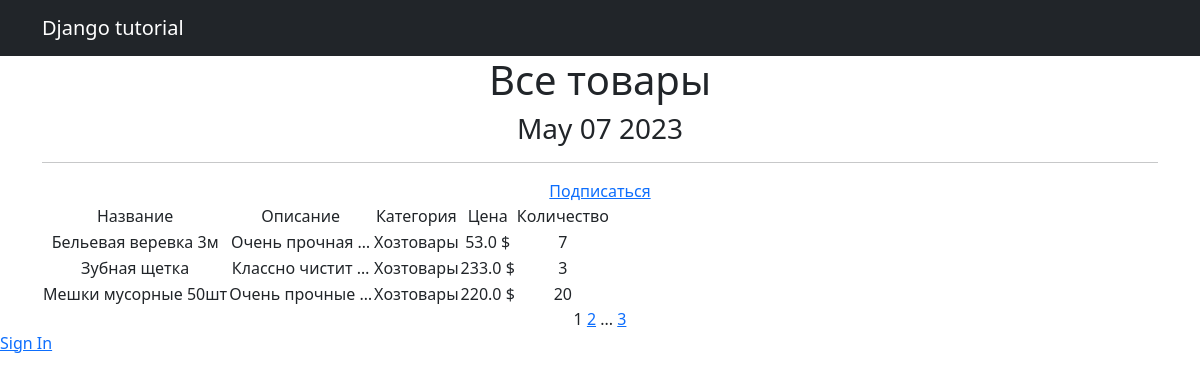
Before: /products/ with the older database file.
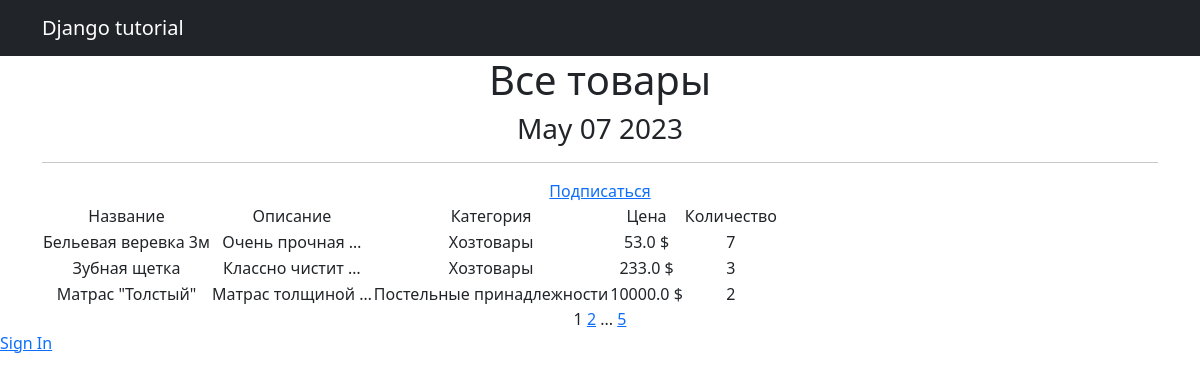
After: the same page with the newer database file.
### simpleapp/models.py (models this page shows, shortened)
class Product(models.Model):
    name = models.CharField(
        max_length=50,
        unique=True,  # названия товаров не должны повторяться
        verbose_name='Название',
    )
    description = models.TextField(verbose_name='Описание')
    quantity = models.IntegerField(
        validators=[MinValueValidator(0)],
        verbose_name='Количество',
    )
    category = models.ForeignKey(
        to='Category',
        on_delete=models.CASCADE,
        related_name='products',  # все продукты в категории будут доступны через поле products
        verbose_name='Категория'
    )
    price = models.FloatField(
        validators=[MinValueValidator(0.0)],
        verbose_name='Цена',
    )
    class Meta:  # Возвращает название категории во множественном или единственном числе в админпанеле
        verbose_name = 'Товар'
        verbose_name_plural = 'Товары'

class Category(models.Model):
    name = models.CharField(max_length=100, unique=True, verbose_name='Категория')
    def __str__(self):
        return f'{self.name.title()}'
    class Meta:  # Возвращает название категории во множественном или единственном числе в админпанеле
        verbose_name = 'Категория'
        verbose_name_plural = 'Категории'

### simpleapp/views.py (the view)
# urls.py: path('', ProductsList.as_view(), name='product_list'),
class ProductsList(ListView):
    model = Product
    ordering = 'name'
    template_name = 'products.html'
    context_object_name = 'products'
    paginate_by = 3  # вот так мы можем указать количество записей на странице
    def get_queryset(self):
        queryset = super().get_queryset()
        self.filterset = ProductFilter(self.request.GET, queryset)
        return self.filterset.qs
    def get_context_data(self, **kwargs):
        context = super().get_context_data(**kwargs)
        context['next_sale'] = "Распродажа в среду!"
        context['filterset'] = self.filterset
        return context

### simpleapp/templatetags/custom_filters.py (called while the page is built)
@register.filter()
def currency(value, code='rub'):
   postfix = CURRENCIES_SYMBOLS[code]
   return f'{value} {postfix}'

### simpleapp/templatetags/custom_tags.py (called while the page is built)
@register.simple_tag()
def current_time(format_string='%b %d %Y'):
    return datetime.utcnow().strftime(format_string)

@register.simple_tag(takes_context=True)
def url_replace(context, **kwargs):
    d = context['request'].GET.copy()
    for k, v in kwargs.items():
        d[k] = v
    return d.urlencode()

### templates/products.html (shortened to what this page needs)
{% extends 'flatpages/default.html' %}
{% load custom_filters %}
{% load custom_tags %}
{% load cache %}
{% block content %}
    {% cache 30 header %}
    <h1>Все товары</h1>
    <h3>{% current_time '%b %d %Y' %}</h3>
    <hr>
    {% endcache %}
    <a href="{% url 'subscriptions' %}">Подписаться</a>
    {% if products %}
        <table>
            <tr>
                <td>Название</td>
                <td>Описание</td>
                <td>Категория</td>
                <td>Цена</td>
                <td>Количество</td>
            </tr>
            {% for product in products %}
            <tr>
                <td>{{ product.name }}</td>
                <td>{{ product.description|truncatewords:2 }}</td>
                <td>{{ product.category.name }}</td>
                <td>{{ product.price|currency:"usd" }}</td>
                <td>{{ product.quantity }}</td>
                <td>
            </tr>
            {% endfor %}
        </table>
    {% else %}
        <h2>Товаров нет!</h2>
    {% endif %}
    {{ page_obj.number }}
    {% if page_obj.has_next %}
        <a href="?{% url_replace page=page_obj.next_page_number %}">{{ page_obj.next_page_number }}</a>
        {% if paginator.num_pages != page_obj.next_page_number %}
            ...
            <a href="?{% url_replace page=page_obj.paginator.num_pages %}">{{ page_obj.paginator.num_pages }}</a>
        {% endif %}
    {% endif %}
{% endblock content %}

Changed rows visible on the page:
no longer on this page (row unchanged): Product: name "Мешки мусорные 50шт", description "Очень прочные …", category.name "Хозтовары", price "220.0 $", quantity "20"
added Product: name "Матрас \"Толстый\"", description "Матрас толщиной …", category.name "Постельные принадлежности", price "10000.0 $", quantity "2"
Other visible differences:
{{ page_obj.paginator.num_pages }}: "3" → "5"
